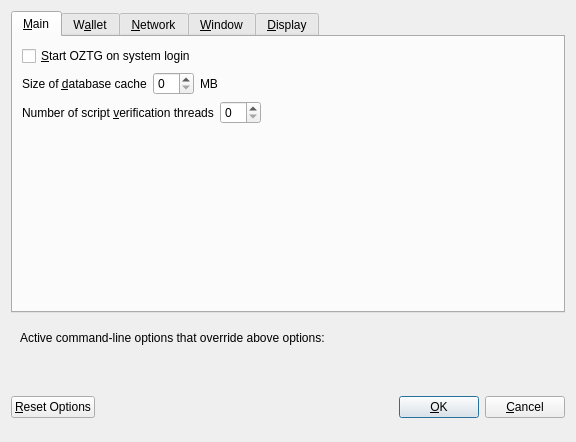
<?xml version="1.0" encoding="UTF-8"?>
<ui version="4.0">
 <class>OptionsDialog</class>
 <widget class="QDialog" name="OptionsDialog">
  <property name="geometry">
   <rect>
    <x>0</x>
    <y>0</y>
    <width>576</width>
    <height>442</height>
   </rect>
  </property>
  <property name="windowTitle">
   <string>Options</string>
  </property>
  <property name="modal">
   <bool>true</bool>
  </property>
  <layout class="QVBoxLayout" name="verticalLayout">
   <item>
    <widget class="QTabWidget" name="tabWidget">
     <property name="currentIndex">
      <number>0</number>
     </property>
     <widget class="QWidget" name="tabMain">
      <attribute name="title">
       <string>&amp;Main</string>
      </attribute>
      <layout class="QVBoxLayout" name="verticalLayout_Main">
       <item>
        <widget class="QCheckBox" name="bitcoinAtStartup">
         <property name="toolTip">
          <string>Automatically start OZTG after logging in to the system.</string>
         </property>
         <property name="text">
          <string>&amp;Start OZTG on system login</string>
         </property>
        </widget>
       </item>
       <item>
        <layout class="QHBoxLayout" name="horizontalLayout_2_Main">
         <item>
          <widget class="QLabel" name="databaseCacheLabel">
           <property name="text">
            <string>Size of &amp;database cache</string>
           </property>
           <property name="textFormat">
            <enum>Qt::PlainText</enum>
           </property>
           <property name="buddy">
            <cstring>databaseCache</cstring>
           </property>
          </widget>
         </item>
         <item>
          <widget class="QSpinBox" name="databaseCache"/>
         </item>
         <item>
          <widget class="QLabel" name="databaseCacheUnitLabel">
           <property name="text">
            <string>MB</string>
           </property>
           <property name="textFormat">
            <enum>Qt::PlainText</enum>
           </property>
          </widget>
         </item>
         <item>
          <spacer name="horizontalSpacer_2_Main">
           <property name="orientation">
            <enum>Qt::Horizontal</enum>
           </property>
           <property name="sizeHint" stdset="0">
            <size>
             <width>40</width>
             <height>20</height>
            </size>
           </property>
          </spacer>
         </item>
        </layout>
       </item>
       <item>
        <layout class="QHBoxLayout" name="horizontalLayout_3_Main">
         <item>
          <widget class="QLabel" name="threadsScriptVerifLabel">
           <property name="text">
            <string>Number of script &amp;verification threads</string>
           </property>
           <property name="textFormat">
            <enum>Qt::PlainText</enum>
           </property>
           <property name="buddy">
            <cstring>threadsScriptVerif</cstring>
           </property>
          </widget>
         </item>
         <item>
          <widget class="QSpinBox" name="threadsScriptVerif">
           <property name="toolTip">
            <string>(0 = auto, &lt;0 = leave that many cores free)</string>
           </property>
          </widget>
         </item>
         <item>
          <spacer name="horizontalSpacer_3_Main">
           <property name="orientation">
            <enum>Qt::Horizontal</enum>
           </property>
           <property name="sizeHint" stdset="0">
            <size>
             <width>40</width>
             <height>20</height>
            </size>
           </property>
          </spacer>
         </item>
        </layout>
       </item>
       <item>
        <spacer name="verticalSpacer_2">
         <property name="orientation">
          <enum>Qt::Vertical</enum>
         </property>
         <property name="sizeHint" stdset="0">
          <size>
           <width>20</width>
           <height>40</height>
          </size>
         </property>
        </spacer>
       </item>
      </layout>
     </widget>
     <widget class="QWidget" name="tabWallet">
      <attribute name="title">
       <string>W&amp;allet</string>
      </attribute>
      <layout class="QVBoxLayout" name="verticalLayout_Wallet">
       <item>
        <layout class="QHBoxLayout" name="horizontalLayout_2_Wallet">
         <item>
          <widget class="QLabel" name="labelStakeSplitThresholdText">
           <property name="text">
            <string>Stake split threshold:</string>
           </property>
          </widget>
         </item>
         <item>
          <widget class="QSpinBox" name="spinBoxStakeSplitThreshold">
           <property name="minimum">
            <number>1</number>
           </property>
           <property name="maximum">
            <number>999999</number>
           </property>
          </widget>
         </item>
        </layout>
       </item>
       <item>
        <widget class="QGroupBox" name="groupBox">
         <property name="title">
          <string>Expert</string>
         </property>
         <layout class="QVBoxLayout" name="verticalLayout_2">
          <item>
           <widget class="QCheckBox" name="coinControlFeatures">
            <property name="toolTip">
             <string>Whether to show coin control features or not.</string>
            </property>
            <property name="text">
             <string>Enable coin &amp;control features</string>
            </property>
           </widget>
          </item>
          <item>
           <widget class="QCheckBox" name="showMasternodesTab">
            <property name="toolTip">
             <string>Show additional tab listing all your masternodes in first sub-tab&lt;br/&gt;and all masternodes on the network in second sub-tab.</string>
            </property>
            <property name="text">
             <string>Show Masternodes Tab</string>
            </property>
           </widget>
          </item>
          <item>
           <widget class="QCheckBox" name="spendZeroConfChange">
            <property name="toolTip">
             <string>If you disable the spending of unconfirmed change, the change from a transaction&lt;br/&gt;cannot be used until that transaction has at least one confirmation.&lt;br/&gt;This also affects how your balance is computed.</string>
            </property>
            <property name="text">
             <string>&amp;Spend unconfirmed change</string>
            </property>
           </widget>
          </item>
         </layout>
        </widget>
       </item>
       <item>
        <spacer name="verticalSpacer_Wallet">
         <property name="orientation">
          <enum>Qt::Vertical</enum>
         </property>
         <property name="sizeHint" stdset="0">
          <size>
           <width>20</width>
           <height>40</height>
          </size>
         </property>
        </spacer>
       </item>
      </layout>
     </widget>
     <widget class="QWidget" name="tabNetwork">
      <attribute name="title">
       <string>&amp;Network</string>
      </attribute>
      <layout class="QVBoxLayout" name="verticalLayout_Network">
       <item>
        <widget class="QCheckBox" name="mapPortUpnp">
         <property name="toolTip">
          <string>Automatically open the OZTG client port on the router. This only works when your router supports UPnP and it is enabled.</string>
         </property>
         <property name="text">
          <string>Map port using &amp;UPnP</string>
         </property>
        </widget>
       </item>
       <item>
        <widget class="QCheckBox" name="allowIncoming">
         <property name="toolTip">
          <string>Accept connections from outside</string>
         </property>
         <property name="text">
          <string>Allow incoming connections</string>
         </property>
        </widget>
       </item>
       <item>
        <widget class="QCheckBox" name="connectSocks">
         <property name="toolTip">
          <string>Connect to the OZTG network through a SOCKS5 proxy.</string>
         </property>
         <property name="text">
          <string>&amp;Connect through SOCKS5 proxy (default proxy):</string>
         </property>
        </widget>
       </item>
       <item>
        <layout class="QHBoxLayout" name="horizontalLayout_1_Network">
         <item>
          <widget class="QLabel" name="proxyIpLabel">
           <property name="text">
            <string>Proxy &amp;IP:</string>
           </property>
           <property name="textFormat">
            <enum>Qt::PlainText</enum>
           </property>
           <property name="buddy">
            <cstring>proxyIp</cstring>
           </property>
          </widget>
         </item>
         <item>
          <widget class="QValidatedLineEdit" name="proxyIp">
           <property name="minimumSize">
            <size>
             <width>140</width>
             <height>0</height>
            </size>
           </property>
           <property name="maximumSize">
            <size>
             <width>140</width>
             <height>16777215</height>
            </size>
           </property>
           <property name="toolTip">
            <string>IP address of the proxy (e.g. IPv4: 127.0.0.1 / IPv6: ::1)</string>
           </property>
          </widget>
         </item>
         <item>
          <widget class="QLabel" name="proxyPortLabel">
           <property name="text">
            <string>&amp;Port:</string>
           </property>
           <property name="textFormat">
            <enum>Qt::PlainText</enum>
           </property>
           <property name="buddy">
            <cstring>proxyPort</cstring>
           </property>
          </widget>
         </item>
         <item>
          <widget class="QLineEdit" name="proxyPort">
           <property name="minimumSize">
            <size>
             <width>55</width>
             <height>0</height>
            </size>
           </property>
           <property name="maximumSize">
            <size>
             <width>55</width>
             <height>16777215</height>
            </size>
           </property>
           <property name="toolTip">
            <string>Port of the proxy (e.g. 9050)</string>
           </property>
          </widget>
         </item>
         <item>
          <spacer name="horizontalSpacer_1_Network">
           <property name="orientation">
            <enum>Qt::Horizontal</enum>
           </property>
           <property name="sizeHint" stdset="0">
            <size>
             <width>40</width>
             <height>20</height>
            </size>
           </property>
          </spacer>
         </item>
        </layout>
       </item>
       <item>
        <spacer name="verticalSpacer_Network">
         <property name="orientation">
          <enum>Qt::Vertical</enum>
         </property>
         <property name="sizeHint" stdset="0">
          <size>
           <width>20</width>
           <height>40</height>
          </size>
         </property>
        </spacer>
       </item>
      </layout>
     </widget>
     <widget class="QWidget" name="tabWindow">
      <attribute name="title">
       <string>&amp;Window</string>
      </attribute>
      <layout class="QVBoxLayout" name="verticalLayout_Window">
       <item>
        <widget class="QCheckBox" name="minimizeToTray">
         <property name="toolTip">
          <string>Show only a tray icon after minimizing the window.</string>
         </property>
         <property name="text">
          <string>&amp;Minimize to the tray instead of the taskbar</string>
         </property>
        </widget>
       </item>
       <item>
        <widget class="QCheckBox" name="minimizeOnClose">
         <property name="toolTip">
          <string>Minimize instead of exit the application when the window is closed. When this option is enabled, the application will be closed only after selecting Quit in the menu.</string>
         </property>
         <property name="text">
          <string>M&amp;inimize on close</string>
         </property>
        </widget>
       </item>
       <item>
        <spacer name="verticalSpacer_Window">
         <property name="orientation">
          <enum>Qt::Vertical</enum>
         </property>
         <property name="sizeHint" stdset="0">
          <size>
           <width>20</width>
           <height>40</height>
          </size>
         </property>
        </spacer>
       </item>
      </layout>
     </widget>
     <widget class="QWidget" name="tabDisplay">
      <attribute name="title">
       <string>&amp;Display</string>
      </attribute>
      <layout class="QVBoxLayout" name="verticalLayout_Display">
       <item>
        <layout class="QHBoxLayout" name="horizontalLayout_1_Display">
         <item>
          <widget class="QLabel" name="langLabel">
           <property name="text">
            <string>User Interface &amp;language:</string>
           </property>
           <property name="textFormat">
            <enum>Qt::PlainText</enum>
           </property>
           <property name="buddy">
            <cstring>lang</cstring>
           </property>
          </widget>
         </item>
         <item>
          <widget class="QValueComboBox" name="lang">
           <property name="toolTip">
            <string>The user interface language can be set here. This setting will take effect after restarting OZTG.</string>
           </property>
          </widget>
         </item>
        </layout>
       </item>
       <item>
        <widget class="QLabel" name="label_3">
         <property name="toolTip">
          <string notr="true"/>
         </property>
         <property name="statusTip">
          <string notr="true"/>
         </property>
         <property name="whatsThis">
          <string notr="true"/>
         </property>
         <property name="accessibleName">
          <string notr="true"/>
         </property>
         <property name="text">
          <string>Language missing or translation incomplete? Help contributing translations here:
https://discord.gg/wy8E4T6rYE</string>
         </property>
         <property name="wordWrap">
          <bool>true</bool>
         </property>
         <property name="openExternalLinks">
          <bool>true</bool>
         </property>
         <property name="textInteractionFlags">
          <set>Qt::TextBrowserInteraction</set>
         </property>
        </widget>
       </item>
       <item>
        <layout class="QHBoxLayout" name="horizontalLayout_2_Display" stretch="0,0">
         <item>
          <widget class="QLabel" name="themeLabel">
           <property name="text">
            <string>User Interface Theme:</string>
           </property>
          </widget>
         </item>
         <item>
          <widget class="QValueComboBox" name="theme"/>
         </item>
        </layout>
       </item>
       <item>
        <widget class="QWidget" name="verticalDisplayWidget" native="true">
         <layout class="QVBoxLayout" name="verticalDisplayLayout">
          <property name="margin">
           <number>0</number>
          </property>
          <item>
           <widget class="Line" name="line">
            <property name="orientation">
             <enum>Qt::Horizontal</enum>
            </property>
           </widget>
          </item>
          <item>
           <layout class="QHBoxLayout" name="horizontalLayout_3_Display">
            <item>
             <widget class="QLabel" name="unitLabel">
              <property name="text">
               <string>Unit to show amounts in:</string>
              </property>
              <property name="textFormat">
               <enum>Qt::PlainText</enum>
              </property>
             </widget>
            </item>
            <item>
             <widget class="QValueComboBox" name="unit">
              <property name="toolTip">
               <string>Choose the default subdivision unit to show in the interface and when sending coins.</string>
              </property>
             </widget>
            </item>
           </layout>
          </item>
          <item>
           <layout class="QHBoxLayout" name="horizontalLayout_4_Display">
            <item>
             <widget class="QLabel" name="digitsLabel">
              <property name="text">
               <string>Decimal digits</string>
              </property>
             </widget>
            </item>
            <item>
             <widget class="QValueComboBox" name="digits"/>
            </item>
           </layout>
          </item>
          <item>
           <layout class="QHBoxLayout" name="horizontalLayout_5_Display">
            <item>
             <widget class="QCheckBox" name="checkBoxHideZeroBalances">
              <property name="toolTip">
               <string>Hide empty balances</string>
              </property>
              <property name="layoutDirection">
               <enum>Qt::LeftToRight</enum>
              </property>
              <property name="text">
               <string>Hide empty balances</string>
              </property>
             </widget>
            </item>
            <item>
             <widget class="QCheckBox" name="checkBoxHideOrphans">
              <property name="toolTip">
               <string>Hide orphan stakes in transaction lists</string>
              </property>
              <property name="text">
               <string>Hide orphan stakes</string>
              </property>
             </widget>
            </item>
            <item>
             <spacer name="horizontalSpacer">
              <property name="orientation">
               <enum>Qt::Horizontal</enum>
              </property>
              <property name="sizeHint" stdset="0">
               <size>
                <width>40</width>
                <height>20</height>
               </size>
              </property>
             </spacer>
            </item>
           </layout>
          </item>
          <item>
           <layout class="QHBoxLayout" name="horizontalLayout_6_Display">
            <item>
             <widget class="QLabel" name="thirdPartyTxUrlsLabel">
              <property name="toolTip">
               <string>Third party URLs (e.g. a block explorer) that appear in the transactions tab as context menu items. %s in the URL is replaced by transaction hash. Multiple URLs are separated by vertical bar |.</string>
              </property>
              <property name="text">
               <string>Third party transaction URLs</string>
              </property>
             </widget>
            </item>
            <item>
             <widget class="QLineEdit" name="thirdPartyTxUrls">
              <property name="toolTip">
               <string>Third party URLs (e.g. a block explorer) that appear in the transactions tab as context menu items. %s in the URL is replaced by transaction hash. Multiple URLs are separated by vertical bar |.</string>
              </property>
             </widget>
            </item>
           </layout>
          </item>
         </layout>
        </widget>
       </item>
       <item>
        <spacer name="verticalSpacer">
         <property name="orientation">
          <enum>Qt::Vertical</enum>
         </property>
         <property name="sizeHint" stdset="0">
          <size>
           <width>20</width>
           <height>40</height>
          </size>
         </property>
        </spacer>
       </item>
      </layout>
     </widget>
    </widget>
   </item>
   <item>
    <widget class="QFrame" name="frame">
     <layout class="QVBoxLayout" name="verticalLayout_Bottom">
      <item>
       <layout class="QHBoxLayout" name="horizontalLayout_Bottom">
        <item>
         <widget class="QLabel" name="overriddenByCommandLineInfoLabel">
          <property name="text">
           <string>Active command-line options that override above options:</string>
          </property>
          <property name="textFormat">
           <enum>Qt::PlainText</enum>
          </property>
         </widget>
        </item>
        <item>
         <spacer name="horizontalSpacer_Bottom">
          <property name="orientation">
           <enum>Qt::Horizontal</enum>
          </property>
          <property name="sizeHint" stdset="0">
           <size>
            <width>40</width>
            <height>20</height>
           </size>
          </property>
         </spacer>
        </item>
       </layout>
      </item>
      <item>
       <widget class="QLabel" name="overriddenByCommandLineLabel">
        <property name="text">
         <string/>
        </property>
        <property name="textFormat">
         <enum>Qt::PlainText</enum>
        </property>
        <property name="wordWrap">
         <bool>true</bool>
        </property>
       </widget>
      </item>
     </layout>
    </widget>
   </item>
   <item>
    <layout class="QHBoxLayout" name="horizontalLayout_Buttons">
     <item>
      <widget class="QPushButton" name="resetButton">
       <property name="toolTip">
        <string>Reset all client options to default.</string>
       </property>
       <property name="text">
        <string>&amp;Reset Options</string>
       </property>
       <property name="autoDefault">
        <bool>false</bool>
       </property>
      </widget>
     </item>
     <item>
      <spacer name="horizontalSpacer_1">
       <property name="orientation">
        <enum>Qt::Horizontal</enum>
       </property>
       <property name="sizeHint" stdset="0">
        <size>
         <width>40</width>
         <height>48</height>
        </size>
       </property>
      </spacer>
     </item>
     <item>
      <widget class="QLabel" name="statusLabel">
       <property name="minimumSize">
        <size>
         <width>200</width>
         <height>0</height>
        </size>
       </property>
       <property name="font">
        <font>
         <weight>75</weight>
         <bold>true</bold>
        </font>
       </property>
       <property name="text">
        <string/>
       </property>
       <property name="textFormat">
        <enum>Qt::PlainText</enum>
       </property>
       <property name="wordWrap">
        <bool>true</bool>
       </property>
      </widget>
     </item>
     <item>
      <spacer name="horizontalSpacer_2">
       <property name="orientation">
        <enum>Qt::Horizontal</enum>
       </property>
       <property name="sizeHint" stdset="0">
        <size>
         <width>40</width>
         <height>48</height>
        </size>
       </property>
      </spacer>
     </item>
     <item>
      <widget class="QPushButton" name="okButton">
       <property name="text">
        <string>&amp;OK</string>
       </property>
       <property name="autoDefault">
        <bool>false</bool>
       </property>
       <property name="default">
        <bool>true</bool>
       </property>
      </widget>
     </item>
     <item>
      <widget class="QPushButton" name="cancelButton">
       <property name="text">
        <string>&amp;Cancel</string>
       </property>
       <property name="autoDefault">
        <bool>false</bool>
       </property>
      </widget>
     </item>
    </layout>
   </item>
  </layout>
 </widget>
 <customwidgets>
  <customwidget>
   <class>QValidatedLineEdit</class>
   <extends>QLineEdit</extends>
   <header>qvalidatedlineedit.h</header>
  </customwidget>
  <customwidget>
   <class>QValueComboBox</class>
   <extends>QComboBox</extends>
   <header>qvaluecombobox.h</header>
  </customwidget>
 </customwidgets>
 <resources/>
 <connections/>
</ui>
